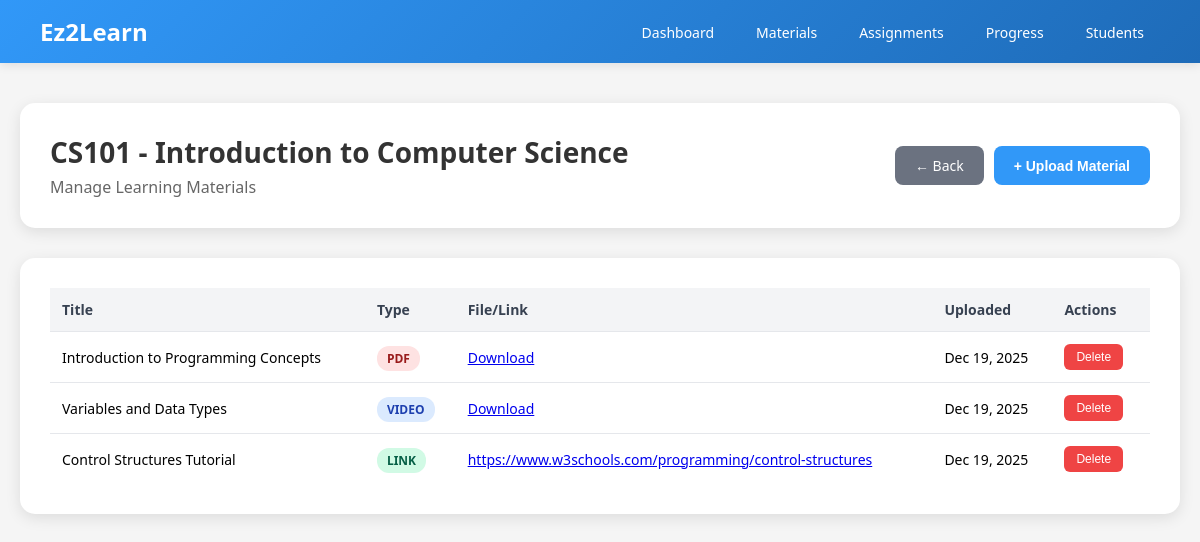
Page /lecturer/module-managelearning/manage-materials.php?course_id=1 (signed in) on the committed database.
### tables this page shows
CREATE TABLE courses (
    course_id INT AUTO_INCREMENT PRIMARY KEY,
    course_code VARCHAR(20) UNIQUE NOT NULL,
    course_name VARCHAR(100) NOT NULL,
    description TEXT,
    status ENUM('open','closed') DEFAULT 'open'
);

CREATE TABLE materials (
    material_id INT AUTO_INCREMENT PRIMARY KEY,
    course_id INT NOT NULL,
    lecturer_id INT NOT NULL,
    title VARCHAR(150) NOT NULL,
    material_type ENUM('pdf','video','link') NOT NULL,
    file_path VARCHAR(255),
    created_at TIMESTAMP DEFAULT CURRENT_TIMESTAMP,
    FOREIGN KEY (course_id) REFERENCES courses(course_id),
    FOREIGN KEY (lecturer_id) REFERENCES users(user_id)
);

### lecturer/module-managelearning/manage-materials.php (the view, shortened to what this page needs)
<?php
$db_host = 'localhost';
$db_user = 'root';
$db_pass = '';
$db_name = 'ez2learn';
$conn = mysqli_connect($db_host, $db_user, $db_pass, $db_name);
$lecturer_id = $_SESSION['user_id'] ?? 0;
$course_id = (int)($_GET['course_id'] ?? 0);
$verify_stmt = mysqli_prepare($conn, "
    SELECT c.course_id, c.course_code, c.course_name
    FROM courses c
    INNER JOIN course_lecturers cl ON c.course_id = cl.course_id
    WHERE c.course_id = ? AND cl.lecturer_id = ?
");
mysqli_stmt_bind_param($verify_stmt, "ii", $course_id, $lecturer_id);
mysqli_stmt_execute($verify_stmt);
$verify_result = mysqli_stmt_get_result($verify_stmt);
$course = mysqli_fetch_assoc($verify_result);
$materials_query = "
    SELECT material_id, title, material_type, file_path, created_at
    FROM materials
    WHERE course_id = ? AND lecturer_id = ?
    ORDER BY created_at DESC
";
$stmt = mysqli_prepare($conn, $materials_query);
mysqli_stmt_bind_param($stmt, "ii", $course_id, $lecturer_id);
mysqli_stmt_execute($stmt);
$result = mysqli_stmt_get_result($stmt);
$materials = mysqli_fetch_all($result, MYSQLI_ASSOC);
?>
<!DOCTYPE html>
<html lang="en">
<head>
</head>
<body>
    <div class="header">
        <div class="header-top">
            <div class="logo-text">Ez2Learn</div>
            <div class="header-right">
                <ul class="nav-menu">
                    <li><a href="../index.php">Dashboard</a></li>
                    <li><a href="index.php">Materials</a></li>
                    <li><a href="../module-assignments/index.php">Assignments</a></li>
                    <li><a href="../module-progress/index.php">Progress</a></li>
                    <li><a href="../module-usermanagement/index.php">Students</a></li>
                </ul>
            </div>
        </div>
    </div>
    <div class="container">
        <div class="page-header">
            <div>
                <h1><?php echo htmlspecialchars($course['course_code'] . ' - ' . $course['course_name']); ?></h1>
                <p style="color: #666; margin-top: 5px;">Manage Learning Materials</p>
            </div>
            <div style="display: flex; gap: 10px;">
                <a href="index.php" class="btn-back">← Back</a>
                <button class="btn-add" onclick="openUploadModal()">+ Upload Material</button>
            </div>
        </div>
        <div class="page-container">
            <?php if (empty($materials)): ?>
                <p style="text-align: center; padding: 40px; color: #6b7280;">No materials uploaded yet. Click "Upload Material" to get started.</p>
            <?php else: ?>
                <table>
                    <thead>
                        <tr>
                            <th>Title</th>
                            <th>Type</th>
                            <th>File/Link</th>
                            <th>Uploaded</th>
                            <th>Actions</th>
                        </tr>
                    </thead>
                    <tbody>
                        <?php foreach ($materials as $material): ?>
                            <tr>
                                <td><?php echo htmlspecialchars($material['title']); ?></td>
                                <td><span class="badge badge-<?php echo $material['material_type']; ?>"><?php echo strtoupper($material['material_type']); ?></span></td>
                                <td>
                                    <?php if ($material['material_type'] === 'link'): ?>
                                        <a href="<?php echo htmlspecialchars($material['file_path']); ?>" target="_blank"><?php echo htmlspecialchars($material['file_path']); ?></a>
                                    <?php else: ?>
                                        <a href="../../<?php echo htmlspecialchars($material['file_path']); ?>" target="_blank">Download</a>
                                    <?php endif; ?>
                                </td>
                                <td><?php echo date('M d, Y', strtotime($material['created_at'])); ?></td>
                                <td>
                                    <button class="btn-action btn-delete" onclick="deleteMaterial(<?php echo $material['material_id']; ?>, '<?php echo htmlspecialchars($material['title']); ?>')">Delete</button>
                                </td>
                            </tr>
                        <?php endforeach; ?>
                    </tbody>
                </table>
            <?php endif; ?>
        </div>
    </div>
</body>
</html>

### lecturer/module-managelearning/manage-materials.php (style rules this page uses)
* { margin: 0; padding: 0; box-sizing: border-box; }
body { font-family: 'Segoe UI', Tahoma, Geneva, Verdana, sans-serif; background: #f5f5f5; }
.header { background: linear-gradient(135deg, #3198F8 0%, #1e6bb8 100%); color: white; padding: 0; box-shadow: 0 2px 10px rgba(0, 0, 0, 0.1); }
.header-top { padding: 15px 40px; display: flex; justify-content: space-between; align-items: center; max-width: 1400px; margin: 0 auto; }
.logo-text { font-size: 24px; font-weight: bold; }
.header-right { display: flex; align-items: center; gap: 20px; }
.nav-menu { display: flex; gap: 10px; list-style: none; }
.nav-menu a { color: white; text-decoration: none; padding: 8px 16px; border-radius: 5px; transition: all 0.3s ease; font-size: 14px; }
.container { max-width: 1400px; margin: 40px auto; padding: 0 20px; }
.page-header { background: white; border-radius: 15px; padding: 30px; box-shadow: 0 4px 15px rgba(0, 0, 0, 0.1); margin-bottom: 30px; display: flex; justify-content: space-between; align-items: center; }
.page-header h1 { color: #333; font-size: 28px; }
.btn-back { background: #6b7280; color: white; border: none; padding: 10px 20px; border-radius: 8px; cursor: pointer; font-size: 14px; text-decoration: none; display: inline-block; }
.btn-add { background: #3198F8; color: white; border: none; padding: 10px 20px; border-radius: 8px; cursor: pointer; font-size: 14px; font-weight: 600; }
.page-container { background: white; border-radius: 15px; padding: 30px; box-shadow: 0 4px 15px rgba(0, 0, 0, 0.1); margin-bottom: 30px; }
table { width: 100%; border-collapse: collapse; }
thead { background: #f3f4f6; }
th { padding: 12px; text-align: left; font-weight: 600; font-size: 14px; color: #374151; }
td { padding: 12px; border-top: 1px solid #e5e7eb; font-size: 14px; }
.badge { padding: 4px 10px; border-radius: 12px; font-size: 12px; font-weight: 600; }
.badge-pdf { background: #fee2e2; color: #991b1b; }
.badge-video { background: #dbeafe; color: #1e40af; }
.badge-link { background: #d1fae5; color: #065f46; }
.btn-action { padding: 6px 12px; border: none; border-radius: 6px; cursor: pointer; font-size: 12px; margin-right: 5px; }
.btn-delete { background: #ef4444; color: white; }

### rows in the picture
courses: course_code+course_name "CS101 - Introduction to Computer Science"
materials: title "Introduction to Programming Concepts", material_type "PDF", created_at "Dec 19, 2025"
materials: title "Variables and Data Types", material_type "VIDEO", created_at "Dec 19, 2025"
materials: title "Control Structures Tutorial", material_type "LINK", file_path "https://www.w3schools.com/programming/control-structures", created_at "Dec 19, 2025"
